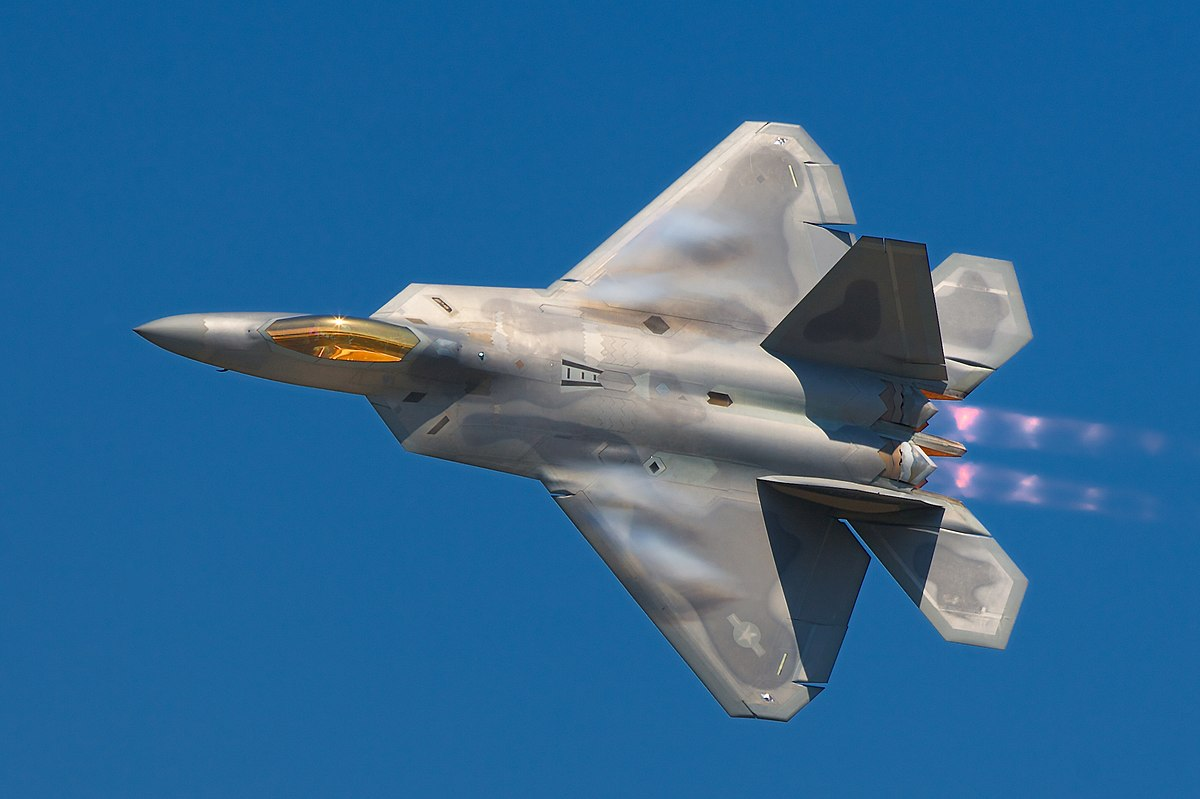
#> input picture pictures/f22.jpg, 1200 x 799 px, found by its file name
$ python opencv_4.py
#> lines starting #> are read from the running program, lines starting #| are printed output that depends on the picture
import cv2

img = cv2.imread("pictures/f22.jpg",0)
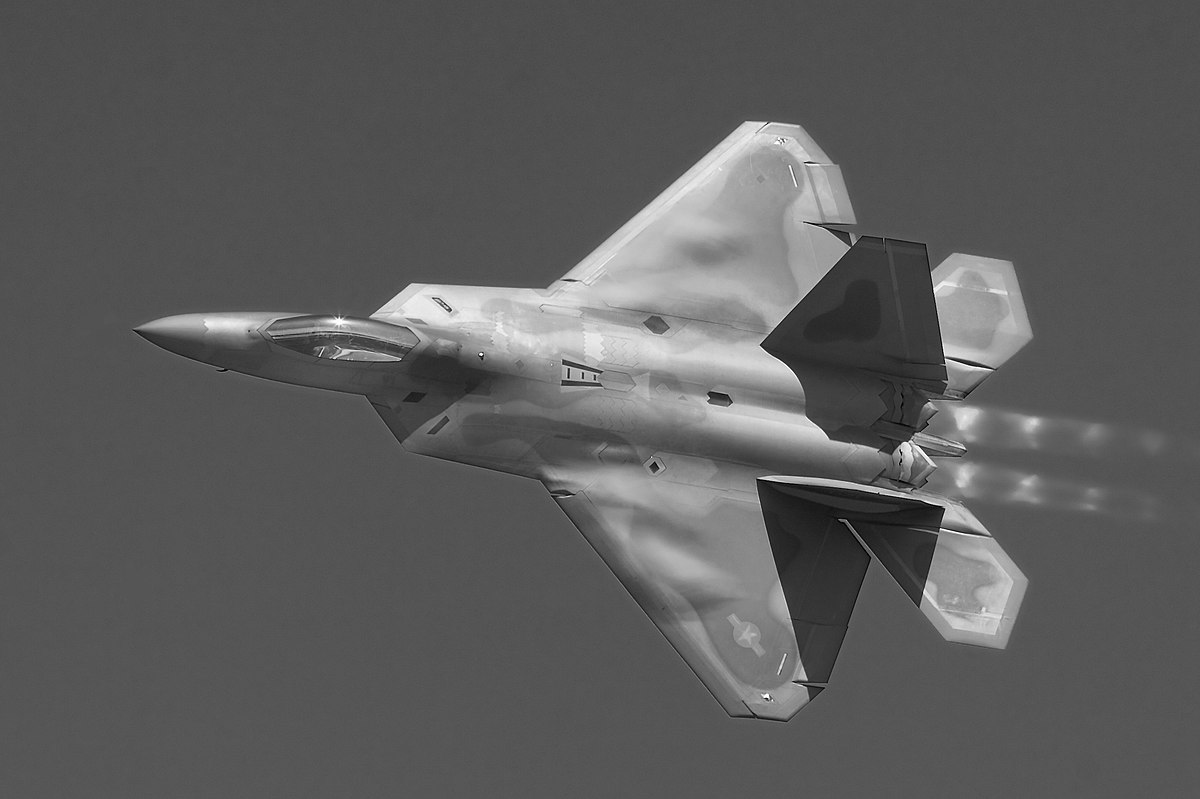
#> img: shape (799, 1200); min 0, max 255, mean 92.6

print("resim boyutu: ", img.shape)
#| resim boyutu:  (799, 1200)
cv2.imshow("original", img)

#resized
imgResized =  cv2.resize(img, (80,80))
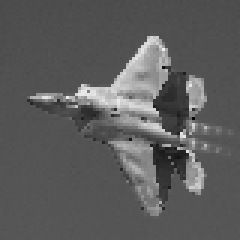
#> imgResized: shape (80, 80) (shown 3 times larger); min 5, max 239, mean 92.4
print("yeniden : " , imgResized.shape)
#| yeniden :  (80, 80)
cv2.imshow("yeniden şekil", imgResized)

#kırp
imgCropped = img[100,:600] # height width opencv de boyle
#> imgCropped = 600 values, max 82 at index 8, min 76 at index 24, mean 78.77
cv2.imshow("kırpılan resim", imgCropped)

k = cv2.waitKey(0) & 0xFF
#> (key Esc is pressed here)
if k == 27:
#> (the run stopped early here; a loop or call above may not have finished)
